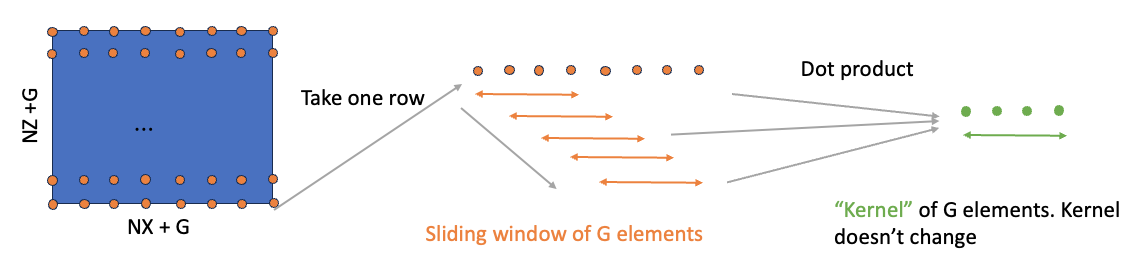
#> input picture images/convolution_1.png, 1144 x 254 px; its folder holds only this picture in this run
$ python make_gifs.py
#> lines starting #> are read from the running program, lines starting #| are printed output that depends on the picture
import matplotlib.pyplot as plt
from PIL import Image
import imageio
from pathlib import Path

# NOTE: This script assumes that the pngs were generated in an earlier step

# Function to combine two images vertically
def combine_images_vertically(bottom_image_path, top_image_path, output_path: Path):
    bottom_image = Image.open(bottom_image_path)
#> bottom_image is the input picture: PIL image 1144x254 RGBA; mean R, G, B, A 226.6, 230.2, 238.8, 255
    top_image = Image.open(top_image_path)

    # Get the width and height of the images
    width1, height1 = bottom_image.size
#> width1 = 1144; height1 = 254
    width2, height2 = top_image.size
#> width2 = 1144; height2 = 254

    # Create a new image with the combined height and the maximum width
    combined_img = Image.new('RGB', (max(width1, width2), height1 + height2))
#> combined_img: PIL image 1144x508 RGB; every value is 0

    # Paste the images into the combined image
    combined_img.paste(bottom_image, (0, 0))
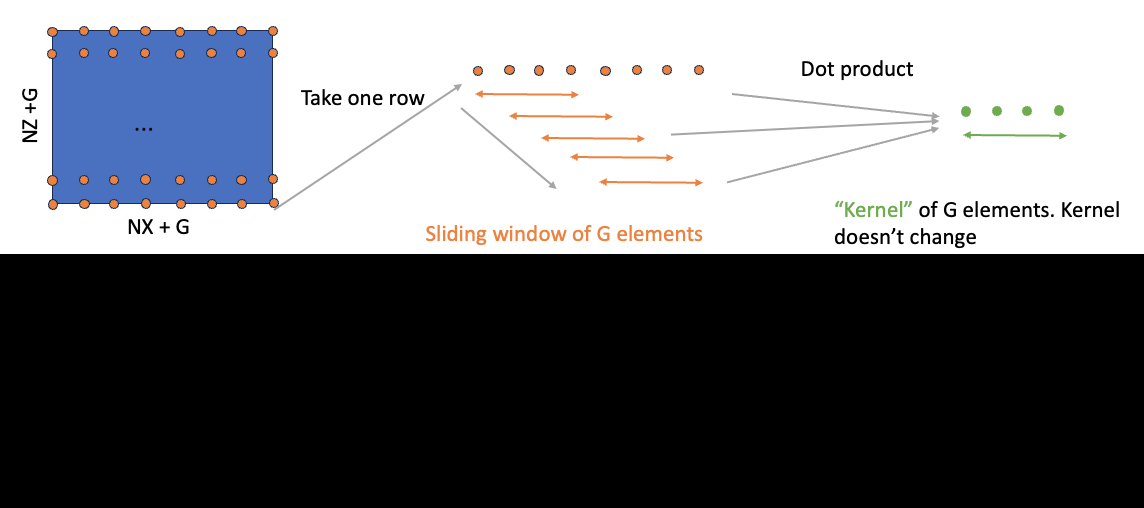
#> combined_img: PIL image 1144x508 RGB; mean R, G, B 113.3, 115.1, 119.4
    combined_img.paste(top_image, (0, height1))
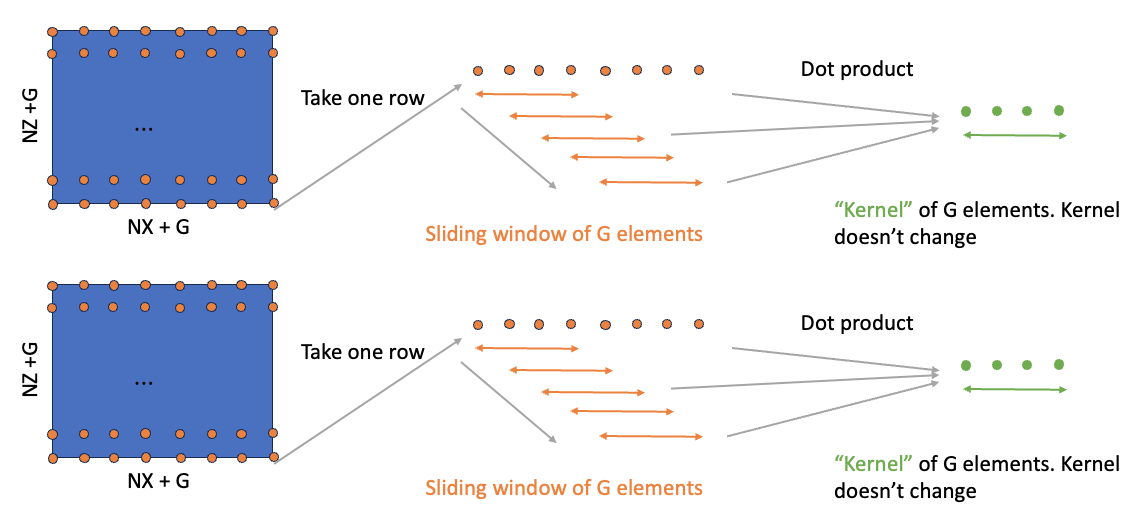
#> combined_img: PIL image 1144x508 RGB; mean R, G, B 226.6, 230.2, 238.8

    # Save the combined image
    combined_img.save(output_path.as_posix())


def get_pngs(indir, pattern: str = "*.png"):
    return list(sorted(indir.glob(pattern)))


def stack_images(bottom_pngs, top_pngs):
    # Read and append each image to the list
    for bottom, top in zip(bottom_pngs, top_pngs):
        image_name = bottom.as_posix().split("/")[-1]
        output_path = cwd / "images_stacked" / "images" / image_name
        combine_images_vertically(bottom, top, output_path)


cwd = Path("./")

indir = cwd / "images_numpy" / "images"
numpy_pngs = get_pngs(indir)

indir = cwd / "images_gpus" / "images"
gpus_pngs = get_pngs(indir)

assert len(gpus_pngs) == len(numpy_pngs)

print(f"Number of images to combine: {len(gpus_pngs)}")

create_stacked_images: bool = True
create_stacked_gif: bool = True

if create_stacked_images:
    stack_images(gpus_pngs, numpy_pngs)

if create_stacked_gif:

    # Create a list to store the images
    indir = cwd / "images_stacked" / "images"
    stacked_images = get_pngs(indir)

    # Make gif
    images = []
    for image in stacked_images:
        images.append(imageio.imread(image))

    # Save the images as an animated gif
    output_path = cwd / "images_stacked" / "images" / "stacked.gif"
    imageio.mimsave(output_path, images)

$ run again, on images/convolution_2.png
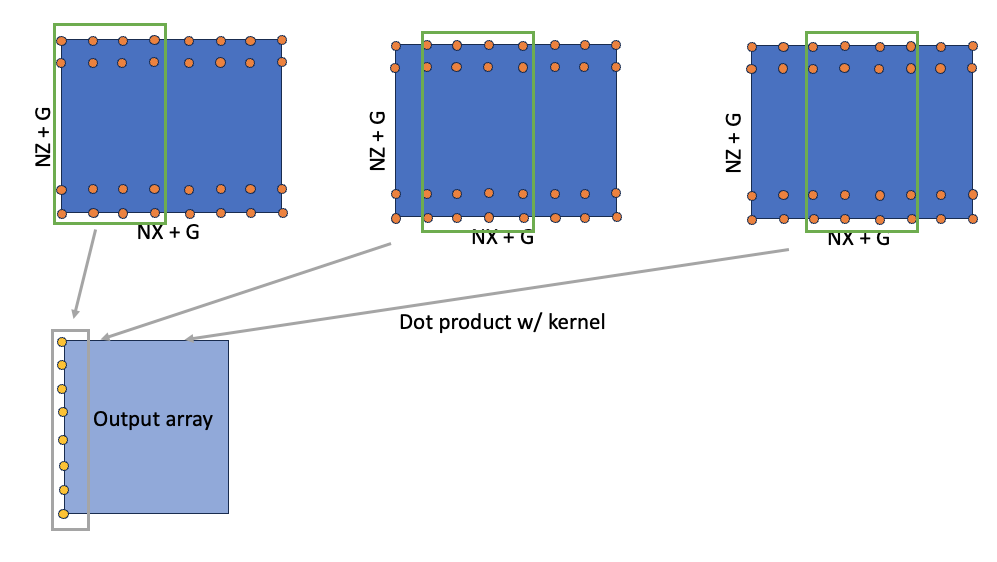
#> input picture images/convolution_2.png, 997 x 562 px
#> in combine_images_vertically, bottom_image is the input picture: PIL image 997x562 RGBA; mean R, G, B, A 209.4, 218, 233.9, 255
#> in combine_images_vertically, `combined_img.paste(bottom_image, (0, 0))`:
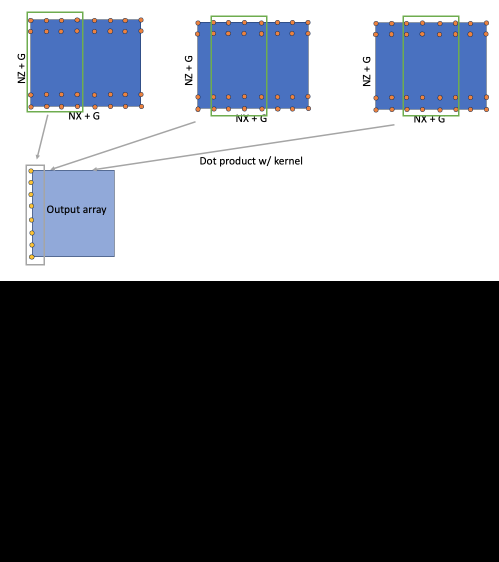
#> combined_img: PIL image 997x1124 RGB (shown at 1/2 size); mean R, G, B 104.7, 109, 117
#> in combine_images_vertically, `combined_img.paste(top_image, (0, height1))`:
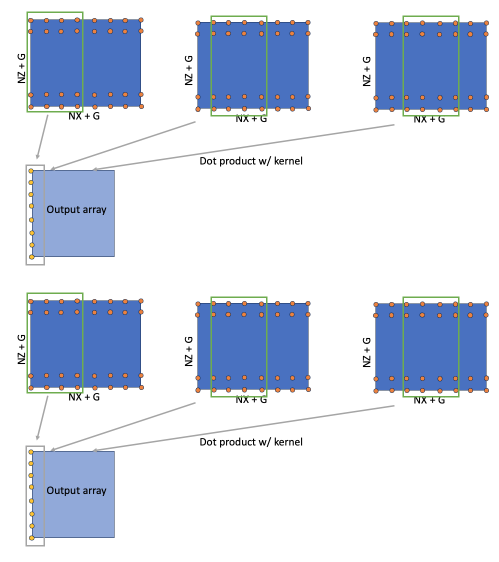
#> combined_img: PIL image 997x1124 RGB (shown at 1/2 size); mean R, G, B 209.4, 218, 233.9
